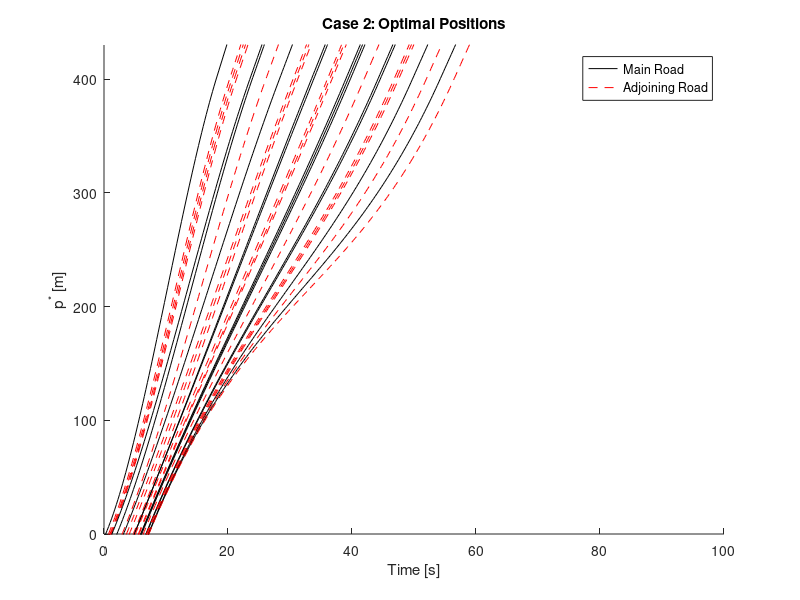
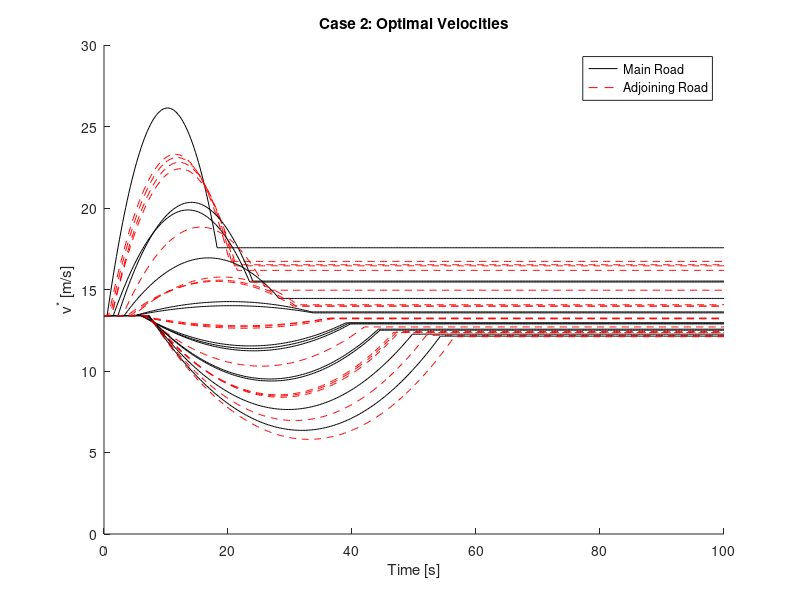
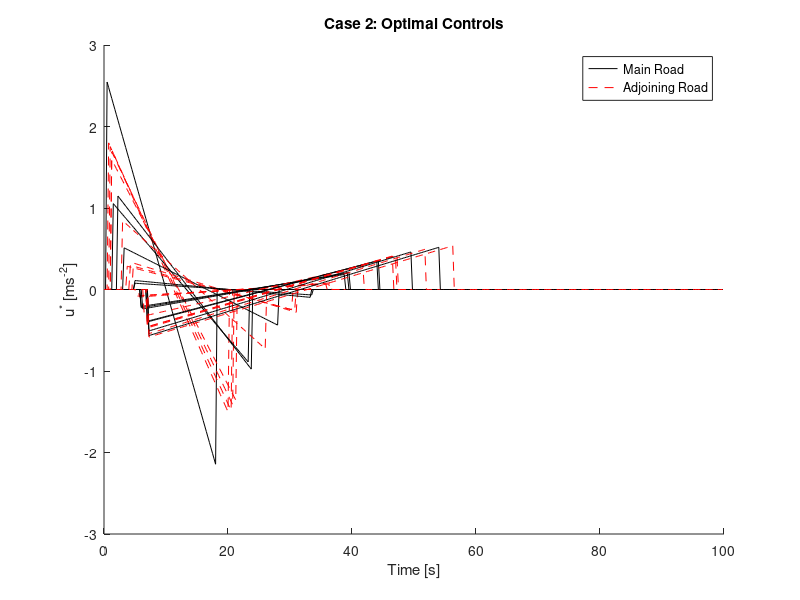

MATLAB code for these plots, in order:
%% Parameters

clear; close all; clc

L = 400; % control zone length [m]
S = 30; % merging zone length [m]
delta = 5; % minimum safe following distance [m]
cars = 30; % # cars
dt = 0.25; % time step [s]
tvec = 0:dt:100; % time array

t0 = [10 10 12.5 12.5]'; % time cars enter control zone [s]
v0 = 13.4; % speed before entering control zone [m/s]
% x0 = -sort(rand(cars,1)*100); % random starting positions, in order
x0 = [-3.5712, -9.7540, -12.6987, -14.1886, -15.7613, -17.1187, -27.8498,...
    -39.2227, -42.1761, -48.5376, -54.6882, -63.2359, -65.5478, -65.5741,...
    -67.8735, -74.3132, -75.7740, -79.2207, -80.0280, -81.4724, -84.9129,...
    -90.5792, -91.3376, -91.5736, -93.3993, -95.7167, -95.7507, -95.9492,...
    -96.4889, -97.0593].'; % initial positions
for j = 1:cars
    x{j}(:,1) = [x0(j);13.4]; % structure of states
end
% road = round(rand(cars,1)); % randomly assign to roads
road = [1, 0, 0, 0, 0, 1, 1, 0, 1, 0, 0, 0 1, 1, 0, 0, 0, 1, 1, 1, 0 1,...
    1, 0, 0, 0, 1, 0, 1, 0].';

pf = L + S; % positions at final time
vf = v0; % velocities at final time

for j = 1:cars
    if j == 1
        tf(j) = 20; % Car 1 must pass through in time seconds
    else
        if road(j) == road(j-1) % if on same road as previous car
            tf(j) = tf(j-1) + delta/x{j}(2); % final time (rear collision con)
        else
            tf(j) = tf(j-1) + S/x{j}(2); % final time (lat collision con)
        end
    end
end

%% Initialize

for j = 1:cars
    T = [0 0 0 1; 0 0 1 0;...
        tf(j)^3/6 tf(j)^2/2 tf(j) 1;...
        tf(j)^2/2 tf(j) 1 0];
    b{j}(:,1) = T\[x{j}(:,1); pf; vf];
end

%% Simulate

for j = 1:cars
    for i = 1:length(tvec)-1
        t = tvec(i+1);
        if ceil(x{j}(1,i)) < L && x{j}(1,i) >= 0 % if in ctrl/merg zones
            x{j}(1,i+1) = b{j}(1,i)*t^3/6 + b{j}(2,i)*t^2/2 + b{j}(3,i)*t + b{j}(4,i); % position
            x{j}(2,i+1) = b{j}(1,i)*t^2/2 + b{j}(2,i)*t + b{j}(3,i); % veloc
            u{j}(i) = b{j}(1,i)*t + b{j}(2,i);
        else
            u{j}(i) = 0;
            x{j}(1,i+1) = x{j}(1,i) + dt*x{j}(2,i);
            x{j}(2,i+1) = x{j}(2,i);
        end
        T = [t^3/6 t^2/2 t 1; ...
            t^2/2 t 1 0; ...
            tf(j)^3/6 tf(j)^2/2 tf(j) 1; ...
            tf(j)^2/2 tf(j) 1 0];
        b{j}(:,i+1) = T\[x{j}(:,i+1); pf; vf];
    end
end

%% Plot

figure % Positions
hold on
for j = 1:cars
    if road(j) == 1
        col = '-k';
    else
        col = '--r';
    end
    plot(tvec,x{j}(1,:),col)
end
xlabel 'Time [s]'
ylabel 'p^* [m]'
ylim([0 430])
title('Case 2: Optimal Positions')
legend('Main Road','Adjoining Road')

figure % Velocities
hold all
for j = 1:cars
    if road(j) == 1
        col = '-k';
    else
        col = '--r';
    end
    plot(tvec,x{j}(2,:),col)
end
xlabel 'Time [s]'
ylabel 'v^* [m/s]'
ylim([0 30])
title('Case 2: Optimal Velocities')
legend('Main Road','Adjoining Road')

figure % Controls
hold all
for j = 1:cars
    if road(j) == 1
        col = '-k';
    else
        col = '--r';
    end
    plot(tvec(1:length(u{j})),u{j},col)
end
xlabel 'Time [s]'
ylabel 'u^* [ms^{-2}]'
title('Case 2: Optimal Controls')
legend('Main Road','Adjoining Road')

%% Get Fuel Consumption

q0 = 0.1569;
q1 = 2.45*10^-2;
q2 = -7.415*10^-4;
q3 = 5.975*10^-5;
r0 = 0.07224;
r1 = 9.681*10^-2;
r2 = 1.075*10^-3;

fcruise = zeros(cars,length(u{j})); % fuel consumed at constant speed
facc = zeros(cars,length(t)); % fuel consumed due to acc
fv = zeros(cars,length(t)); % total fuel consumed
cost = zeros(cars,1); % total cost

for j=1:cars
    for i=1:length(u)
        ti = tvec(i);
        fcruise(j,i) = q0 + q1*x{j}(2,i) + q2*x{j}(2,i)^2 + q3*x{j}(2,i)^3;
        facc(j,i) = u{j}(i)*(r0 + r1*x{j}(2,i) + r2*x{j}(2,i)^2);
        fv(j,i) = fcruise(j,i) + facc(j,i);
    end
    cost(j) = sum(fv(j,:));
end
